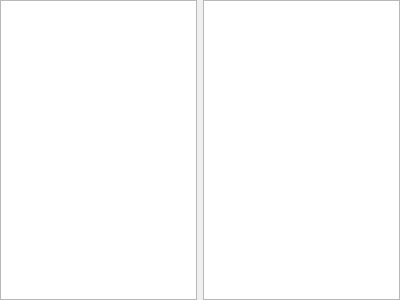
<?xml version="1.0" encoding="UTF-8"?>
<ui version="4.0">
 <class>FSMode</class>
 <widget class="QWidget" name="FSMode">
  <property name="geometry">
   <rect>
    <x>0</x>
    <y>0</y>
    <width>400</width>
    <height>300</height>
   </rect>
  </property>
  <property name="windowTitle">
   <string>Form</string>
  </property>
  <layout class="QGridLayout" name="gridLayout">
   <property name="leftMargin">
    <number>0</number>
   </property>
   <property name="topMargin">
    <number>0</number>
   </property>
   <property name="rightMargin">
    <number>0</number>
   </property>
   <property name="bottomMargin">
    <number>0</number>
   </property>
   <item row="0" column="0">
    <widget class="QGraphicsView" name="graphicsView"/>
   </item>
   <item row="0" column="1">
    <widget class="QGraphicsView" name="graphicsView_2"/>
   </item>
  </layout>
 </widget>
 <resources/>
 <connections/>
</ui>
